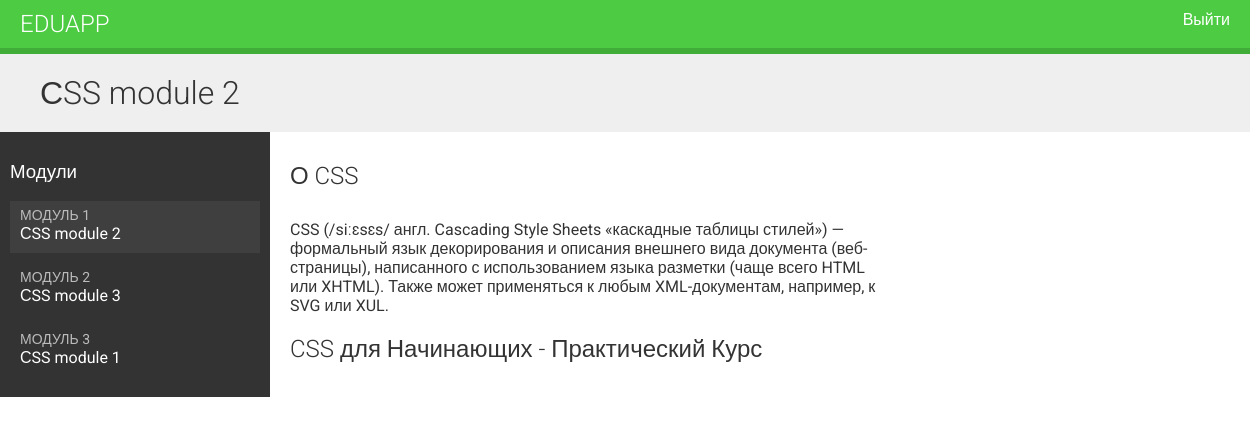
Screenshot of /students/course/7/ (signed in) with the database file from the repository.
### courses/models.py (models this page shows, shortened)
class Module(models.Model):
    course = models.ForeignKey(Course, related_name='modules', on_delete=models.CASCADE)
    title = models.CharField(max_length=200)
    description = models.TextField(blank=True)
    order = OrderField(blank=True, for_fields=['course'])
    class Meta:
        ordering = ['order']
    def __str__(self):
        return f'{self.order}. {self.title}'

class Content(models.Model):
    module = models.ForeignKey(Module, related_name='contents', on_delete=models.CASCADE)
    content_type = models.ForeignKey(ContentType, on_delete=models.CASCADE, limit_choices_to={'model__in': (
        'text',
        'video',
        'image',
        'file')})
    object_id = models.PositiveIntegerField()
    item = GenericForeignKey('content_type', 'object_id')
    order = OrderField(blank=True, for_fields=['module'])
    class Meta:
        ordering = ['order']

class ItemBase(models.Model):
    owner = models.ForeignKey(User, related_name='%(class)s_related', on_delete=models.CASCADE)
    title = models.CharField(max_length=250)
    created = models.DateTimeField(auto_now_add=True)
    updated = models.DateTimeField(auto_now=True)
    class Meta:
        abstract = True
    def render(self):
        return render_to_string(f'courses/content/{self._meta.model_name}.html', {'item': self})

class Text(ItemBase):
    content = models.TextField()

class Video(ItemBase):
    url = models.URLField()

### students/views.py (the view)
class StudentCourseDetailView(DetailView):
    model = Course
    template_name = 'students/course/detail.html'
    def get_queryset(self):
        qs = super().get_queryset()
        return qs.filter(students__in=[self.request.user])
    def get_context_data(self, **kwargs):
        context = super().get_context_data(**kwargs)
        course = self.get_object()
        if 'module_id' in self.kwargs:
            context['module'] = course.modules.get(
                id=self.kwargs['module_id'])
        else:
            context['module'] = course.modules.all()[0]
        return context

### students/templates/students/course/detail.html (shortened to what this page needs)
{% extends "base.html" %}
{% load cache %}
{% block content %}
<h1>
    {{ module.title }}
</h1>
<div class="contents">
    <h3>Модули</h3>
    <ul id="modules">
        {% for m in object.modules.all %}
        <li data-id="{{ m.id }}" {% if m == module %}class="selected" {% endif %}>
            <a href="{% url 'student_course_detail_module' object.id m.id %}">
                <span>Модуль <span class="order">{{ m.order|add:1 }}</span></span>
                <br>
                {{ m.title }}
            </a>
        </li>
        {% empty %}
        <li>Модулей пока нет.</li>
        {% endfor %}
    </ul>
</div>
<div class="module">
    {% cache 600 module_contents module %}
        {% for content in module.contents.all %}
        {% with item=content.item %}
        <h2>{{ item.title }}</h2>
        {{ item.render }}
        {% endwith %}
        {% endfor %}
    {% endcache %}
</div>
{% endblock %}

### courses/templates/courses/content/text.html
{{ item.content|linebreaks }}

### courses/static/CSS/base.css (style rules this page uses)
body { margin:0; font-family:'Roboto', sans-serif; font-weight:400; color:#333; }
a { color:#3fad37; text-decoration:none; }
ul { float:left; }
h1, h2, h3, h4, h5, h6 { font-family:'Roboto', sans-serif; font-weight:300; }
h1 { background:#efefef; width:100%; overflow:auto; padding:20px 0 20px 40px; margin:0; }
.module { padding:10px 20px; float:left; width:600px; }
.module p { margin:10px 0 20px; width:100%; float:left; }
.contents { width:20%; padding:10px; float:left; background:#333; color: #fff; font-family:'Roboto', sans-serif; }
.contents ul { list-style:none; margin:0; padding:0; width:100%; }
.contents ul li { margin:0 0 10px 0; padding:4px 10px 10px; overflow:auto; cursor:move; }
.contents ul li.selected { background:#3f3f3f; }
.contents ul span { text-transform:uppercase; color:#bbb; font-size:14px; }
.contents ul a { display:block; color:#fff; text-decoration:none; }

### rows the page displays
Module: title "СSS module 2", order|add "1"
Module: order|add "2", title "СSS module 3"
Module: order|add "3", title "СSS module 1"
Content: item "О CSS", item.content "CSS (/siːɛsɛs/ англ. Cascading Style Sheets «каскадные таблицы стилей») — формальный язык декорирования и описания внешнего вида документа (веб-страницы), написанного с использованием языка разметки (чаще всего HTML или XHTML). Также может применяться к любым XML-документам, например, к SVG или XUL."
Content: item "CSS для Начинающих - Практический Курс"
